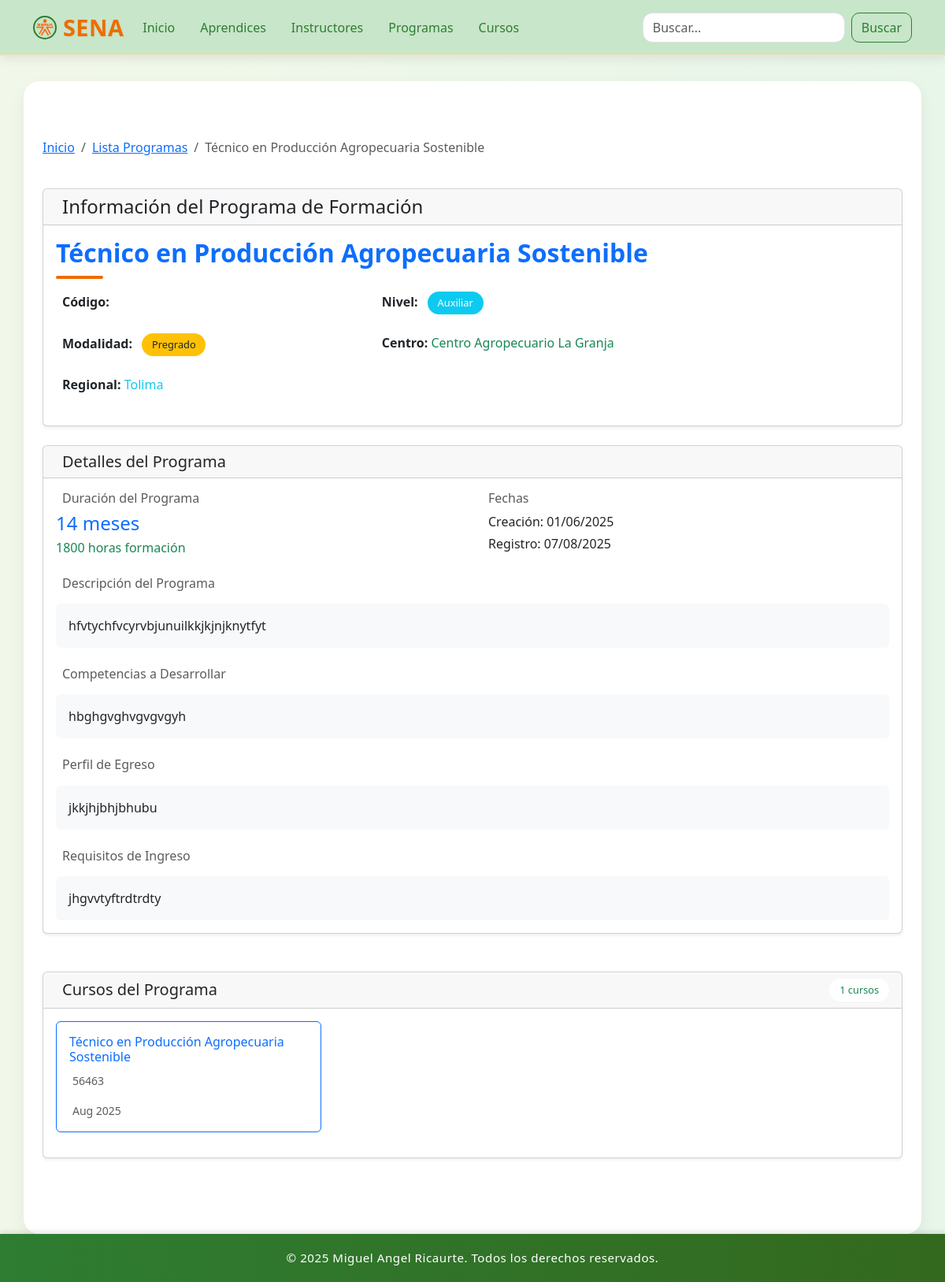
/programas/programas/programa/1/, run on the app's committed database.
### programas/models.py (models this page shows, shortened)
class Programa(models.Model):
    NIVEL_FORMACION_CHOICES = (
        ("AUX", "Auxiliar"),
        ("GPE", "Operario"),
        ("TEC", "Tecnico"),
        ("TEL", "Tecnologo"),
        ("ESP", "Especialización Tecnológica"),
        ("COM", "Complementario"),
    )
    MODELO_CHOICES = (
        ("PRE", "Pregrado"),
        ("VTI", "Virtual"),
        ("MAX", "Maxtech"),
    )
    ESTADO_CHOICES = (
        ("ACT", "Activo"),
        ("INA", "Inactivo"),
        ("SUS", "Suspendido"),
        ("CAN", "Cancelado"),
    )
    codigo = models.CharField(
        max_length=3, unique=True, verbose_name="Código del Programa"
    )
    nombre = models.CharField(max_length=200, verbose_name="Nombre del Programa")
    nivel_formacion = models.CharField(
        max_length=3, choices=NIVEL_FORMACION_CHOICES, verbose_name="Nivel de Formación"
    )
    modalidad = models.CharField(
        max_length=3, choices=MODELO_CHOICES, verbose_name="Modalidad"
    )
    estado = models.CharField(
        max_length=3, choices=ESTADO_CHOICES, default="ACT", verbose_name="Estado"
    )
    duracion_meses = models.PositiveIntegerField(verbose_name="Duración en Meses")
    duracion_horas = models.PositiveIntegerField(verbose_name="Duración en Horas")
    descripcion = models.TextField(verbose_name="Descripción del Programa")
    competencias = models.TextField(verbose_name="Competencias a Desarrollar")
    perfil_egreso = models.TextField(verbose_name="Perfil de Egreso")
    requisitos_ingreso = models.TextField(verbose_name="Requisitos de Ingreso")
    centro_formacion = models.CharField(
        max_length=200, verbose_name="Centro de Formación"
    )
    regional = models.CharField(max_length=100, verbose_name="Regional")
    fecha_creacion = models.DateField(verbose_name="Fecha de Creación del Programa")
    fecha_registro = models.DateTimeField(
        auto_now_add=True, verbose_name="Fecha de Registro"
    )
    class Meta:
        verbose_name = "Programa de Formación"
        verbose_name_plural = "Programas de Formación"
        ordering = ["nombre"]

### aprendices/models.py (models this page shows, shortened)
class Curso(models.Model):
    ESTADO_CHOICES = [
        ('PRO', 'Programado'),
        ('INI', 'Iniciado'),
        ('EJE', 'En Ejecución'),
        ('FIN', 'Finalizado'),
        ('CAN', 'Cancelado'),
        ('SUS', 'Suspendido'),
    ]
    codigo = models.CharField(max_length=30,unique=True,verbose_name="Código del Curso")
    nombre = models.CharField(max_length=200, verbose_name="Nombre del Curso")
    programa = models.ForeignKey('programas.Programa', on_delete=models.CASCADE, verbose_name="Programa de Formación")
    instructor_coordinador = models.ForeignKey('instructores.Instructor', on_delete=models.CASCADE, related_name='cursos_coordinados', verbose_name="Instructor Coordinador")
    instructores = models.ManyToManyField('instructores.Instructor', through='InstructorCurso', related_name='cursos_impartidos', verbose_name="Instructores")
    aprendices = models.ManyToManyField(Aprendiz, through='AprendizCurso', related_name='cursos', verbose_name="Aprendices")
    fecha_inicio = models.DateField(verbose_name="Fecha de Inicio")
    fecha_fin = models.DateField(verbose_name="Fecha de Finalización")
    horario = models.CharField(max_length=100, verbose_name="Horario")
    aula = models.CharField(max_length=50, verbose_name="Aula/Ambiente")
    cupos_maximos = models.PositiveIntegerField(verbose_name="Cupos Máximos")
    estado = models.CharField(max_length=3, choices=ESTADO_CHOICES, default='PRO', verbose_name="Estado del Curso")
    observaciones = models.TextField(blank=True, null=True, verbose_name="Observaciones")
    fecha_registro = models.DateTimeField(auto_now_add=True, verbose_name="Fecha de Registro")
    class Meta:
        verbose_name = "Curso"
        verbose_name_plural = "Cursos"
        ordering = ['-fecha_inicio']

### programas/views.py (the view)
# urls.py: path('programas/programa/<int:programa_id>/', views.detalle_programa, name='detalle_programa'),
def detalle_programa(request, programa_id):
    programa = get_object_or_404(Programa, id=programa_id)
    cursos = programa.curso_set.all().order_by('-fecha_inicio')
    template = loader.get_template('detalle_programa.html')
    context = {
        'programa': programa,
        'cursos': cursos,
    }
    return HttpResponse(template.render(context, request))

### programas/templates/detalle_programa.html (shortened to what this page needs)
{% extends 'base.html' %}
{% block content %}
    <div class="container-fluid py-4">
        <div class="row mb-4">
            <div class="col-12">
                <nav aria-label="breadcrumb">
                    <ol class="breadcrumb">
                        <li class="breadcrumb-item"><a href="/" class="back-link">Inicio</a></li>
                        <li class="breadcrumb-item"><a href="{% url 'programas:lista_programas' %}" class="back-link">Lista Programas</a></li>
                        <li class="breadcrumb-item active" aria-current="page">{{ programa.nombre }}</li>
                    </ol>
                </nav>
            </div>
        </div>
        <div class="row mb-4">
            <div class="col-12">
                <div class="card shadow-sm">
                    <div class="card-header d-flex align-items-center">
                        <h4 class="mb-0">Información del Programa de Formación</h4>
                    </div>
                    <div class="card-body">
                        <div class="row">
                            <div class="col-md-9">
                                <h2 class="text-primary mb-3">{{ programa.nombre }}</h2>
                                <div class="row mb-3">
                                    <div class="col-md-6">
                                        <p class="mb-2">
                                            <strong>Código:</strong>
                                            <span class="badge badge-sena ms-2">{{ programa.codigo }}</span>
                                        </p>
                                    </div>
                                    <div class="col-md-6">
                                        <p class="mb-2">
                                            <strong>Nivel:</strong>
                                            <span class="badge bg-info ms-2">{{ programa.get_nivel_formacion_display }}</span>
                                        </p>
                                    </div>
                                </div>
                                <div class="row mb-3">
                                    <div class="col-md-6">
                                        <p class="mb-2">
                                            <strong>Modalidad:</strong>
                                            <span class="badge bg-warning text-dark ms-2">{{ programa.get_modalidad_display }}</span>
                                        </p>
                                    </div>
                                    <div class="col-md-6">
                                        <p class="mb-2">
                                            <strong>Centro:</strong>
                                            <span class="text-success">{{ programa.centro_formacion }}</span>
                                        </p>
                                    </div>
                                </div>
                                {% if programa.regional %}
                                <div class="row mb-3">
                                    <div class="col-md-12">
                                        <p class="mb-2">
                                            <strong>Regional:</strong>
                                            <span class="text-info">{{ programa.regional }}</span>
                                        </p>
                                    </div>
                                </div>
                                {% endif %}
                            </div>
                        </div>
                    </div>
                </div>
            </div>
        </div>
        <div class="row mb-4">
            <div class="col-lg-12 mb-4">
                <div class="card shadow-sm h-100">
                    <div class="card-header d-flex align-items-center">
                        <h5 class="mb-0">Detalles del Programa</h5>
                    </div>
                    <div class="card-body">
                        <div class="row mb-4">
                            <div class="col-md-6">
                                <div class="info-card">
                                    <h6 class="text-muted mb-2">
                                        Duración del Programa
                                    </h6>
                                    <h4 class="text-primary mb-1">{{ programa.duracion_meses }} meses</h4>
                                    <p class="mb-0 text-success">{{ programa.duracion_horas }} horas formación</p>
                                </div>
                            </div>
                            <div class="col-md-6">
                                <div class="info-card">
                                    <h6 class="text-muted mb-2">
                                        Fechas
                                    </h6>
                                    <p class="mb-1">
                                        Creación: {{ programa.fecha_creacion|date:"d/m/Y" }}
                                    </p>
                                    <p class="mb-0">
                                        Registro: {{ programa.fecha_registro|date:"d/m/Y" }}
                                    </p>
                                </div>
                            </div>
                        </div>
                        {% if programa.descripcion %}
                        <div class="mb-4">
                            <h6 class="text-muted mb-3">
                                Descripción del Programa
                            </h6>
                            <div class="p-3 bg-light rounded">
                                <p class="mb-0">{{ programa.descripcion }}</p>
                            </div>
                        </div>
                        {% endif %}
                        {% if programa.competencias %}
                        <div class="mb-4">
                            <h6 class="text-muted mb-3">
                                Competencias a Desarrollar
                            </h6>
                            <div class="p-3 bg-light rounded">
                                <p class="mb-0">{{ programa.competencias }}</p>
                            </div>
                        </div>
                        {% endif %}
                        {% if programa.perfil_egreso %}
                        <div class="mb-4">
                            <h6 class="text-muted mb-3">
                                Perfil de Egreso
                            </h6>
                            <div class="p-3 bg-light rounded">
                                <p class="mb-0">{{ programa.perfil_egreso }}</p>
                            </div>
                        </div>
                        {% endif %}
                        {% if programa.requisitos_ingreso %}
                        <div class="mb-0">
                            <h6 class="text-muted mb-3">
                                Requisitos de Ingreso
                            </h6>
                            <div class="p-3 bg-light rounded">
                                <p class="mb-0">{{ programa.requisitos_ingreso }}</p>
                            </div>
                        </div>
                        {% endif %}
                    </div>
                </div>
            </div>
        </div>
        <div class="row mb-4">
            <div class="col-12">
                <div class="card shadow-sm">
                    <div class="card-header d-flex justify-content-between align-items-center">
                        <div class="d-flex align-items-center">
                            <h5 class="mb-0">Cursos del Programa</h5>
                        </div>
                        <span class="badge bg-white text-success">{{ cursos|length }} cursos</span>
                    </div>
                    <div class="card-body">
                        {% if cursos %}
                            <div class="row">
                                {% for curso in cursos %}
                                <div class="col-md-6 col-lg-4 mb-3">
                                    <div class="card curso-card border-primary h-100">
                                        <div class="card-body">
                                            <div class="d-flex justify-content-between align-items-start mb-2">
                                                <div class="flex-grow-1">
                                                    <h6 class="card-title text-primary mb-2">{{ curso.nombre }}</h6>
                                                    <p class="card-text mb-2">
                                                        <small class="text-muted">
                                                            {{ curso.codigo }}
                                                        </small>
                                                    </p>
                                                </div>
                                            </div>
                                            <div class="d-flex justify-content-between align-items-center">
                                                <small class="text-muted">
                                                    {% if curso.fecha_inicio %}
                                                        {{ curso.fecha_inicio|date:"M Y" }}
                                                    {% else %}
                                                        Por definir
                                                    {% endif %}
                                                </small>
                                            </div>
                                        </div>
                                    </div>
                                </div>
                                {% endfor %}
                            </div>
                        {% endif %}
                    </div>
                </div>
            </div>
        </div>
    {% endblock %}

### aprendices/Templates/base.html (style rules this page uses)
:root { --verde-pastel: #c8e6c9; --verde-oscuro: #2e7d32; --naranja-pastel: #ffe0b2; --naranja-oscuro: #ef6c00; --gris-suave: #eceff1; --gris-oscuro: #455a64; --blanco: #ffffff; }
body { background: linear-gradient(to right, #f1f8e9, #e8f5e9); color: var(--gris-oscuro); font-family: "Segoe UI", Tahoma, Geneva, Verdana, sans-serif; min-height: 100vh; display: flex; flex-direction: column; }
h1, h2 { color: var(--verde-oscuro); font-weight: 700; margin-bottom: 1.5rem; position: relative; }
h1::after, h2::after { content: ""; display: block; width: 60px; height: 4px; background: var(--naranja-oscuro); border-radius: 4px; margin-top: 10px; }
.badge { font-size: 0.8rem; padding: 0.5rem 0.8rem; border-radius: 20px; font-weight: 500; }

### data on the page
Programa: nombre "Técnico en Producción Agropecuaria Sostenible", nivel_formacion "Auxiliar", modalidad "Pregrado", centro_formacion "Centro Agropecuario La Granja", regional "Tolima", duracion_meses "14", duracion_horas "1800", fecha_creacion "01/06/2025", fecha_registro "07/08/2025", descripcion "hfvtychfvcyrvbjunuilkkjkjnjknytfyt", competencias "hbghgvghvgvgvgyh", perfil_egreso "jkkjhjbhjbhubu", requisitos_ingreso "jhgvvtyftrdtrdty"
Curso: nombre "Técnico en Producción Agropecuaria Sostenible", codigo "56463", fecha_inicio "Aug 2025"

### other printed values
{{ cursos|length }} "1"
